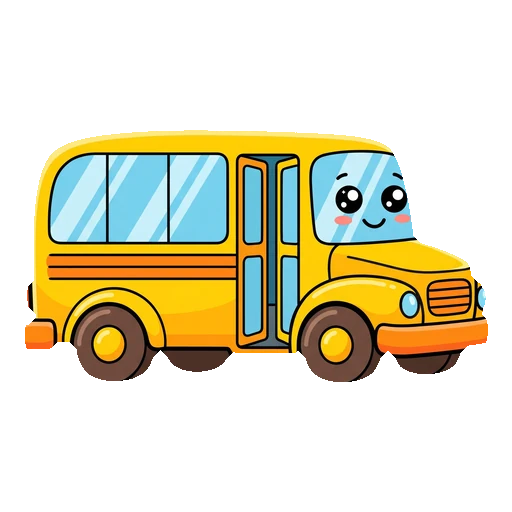
#> input picture 3d/refs/bus-clean.png, 512 x 512 px
$ python author-spec.py
#> lines starting #> are read from the running program, lines starting #| are printed output that depends on the picture; after the words box and inside, x2 and y2 are one past the last pixel; in counts of white or black regions, pixels touching at a corner belong together
### 3d/tools/specgen.py
"""Small helpers to author img2threejs ObjectSculptSpec components and materials concisely.

Extracted from the mascot authoring session; every field shape matches what
forge/stage2_spec/validate_sculpt_spec.py --strict-quality expects.
"""
from __future__ import annotations

import copy
from typing import Any


def rgba(hex_color: str, alpha: float = 1.0) -> str:
    h = hex_color.lstrip('#')
    return f"rgba({int(h[0:2], 16)}, {int(h[2:4], 16)}, {int(h[4:6], 16)}, {alpha})"


def recipe(hex_dominant: str, hex_secondary: str, material_class: str = 'plastic', notes: str = 'flat sticker colour',
           gradient: dict[str, Any] | None = None, confidence: float = 0.85) -> dict[str, Any]:
    out = {"dominantAlbedo": rgba(hex_dominant), "secondaryAlbedo": rgba(hex_secondary), "materialClass": material_class,
           "materialClassConfidence": confidence, "evidenceRefs": ["full-object"], "notes": notes}
    if gradient:
        out["colorGradient"] = gradient
    return out


def component(cid: str, name: str, level: str, role: str, primitive: str, topology: str, rationale: str, parent: str,
              position: list[float], scale: list[float], material: str, *, importance: float = 0.7, confidence: float = 0.8,
              attachment: dict[str, Any] | None = None, rotation: list[float] | None = None, sockets: list[dict[str, Any]] | None = None,
              collider: dict[str, Any] | None = None, descriptor: dict[str, Any] | None = None, local_features: list[dict[str, Any]] | None = None,
              color_recipe: dict[str, Any] | None = None, anim_role: str = 'static', pivot_mode: str = 'center', pivot_axis: list[float] | None = None,
              fidelity_tier: str = 'blockout', extra: dict[str, Any] | None = None, edge: dict[str, Any] | None = None) -> dict[str, Any]:
    c: dict[str, Any] = {
        "id": cid, "name": name, "level": level, "role": role, "importance": importance, "confidence": confidence,
        "primitive": primitive, "topologyClass": topology, "topologyRationale": rationale,
        "geometryDescriptor": {"topologyIntent": "stylized sticker prop part", "edgeTreatment": edge or {"type": "none", "bevelRadius": 0.0, "segments": 1},
                               "deformationStack": [], "uvStrategy": "generated procedural coordinates", "normalStrategy": "smooth vertex normals"},
        "parent": parent, "attachment": attachment,
        "dimensions": {"width": scale[0], "height": scale[1], "depth": scale[2], "units": "relative", "confidence": confidence},
        "transform": {"position": list(position), "rotation": list(rotation or [0, 0, 0]), "scale": list(scale)},
        "actionProfile": {
            "animationRole": anim_role,
            "pivot": {"mode": pivot_mode, "localPosition": [0, 0, 0], "axis": pivot_axis or [0, 1, 0], "confidence": 0.8},
            "transformChannels": {"translate": True, "rotate": True, "scale": True, "bend": False, "twist": False, "detach": False, "visibility": True, "materialState": False},
            "sockets": sockets or [],
            "collider": collider or {"type": "box", "offset": [0, 0, 0], "scale": list(scale), "isTrigger": False, "notes": "primitive proxy"},
            "constraints": [],
            "destruction": {"breakable": False, "fractureGroup": cid, "seamRefs": [], "detachableFragments": [], "breakImpulse": 0.0, "debrisMaterial": material},
        },
        "material": material, "materialLayers": [material], "deformations": [], "joints": [], "seams": [],
        "localFeatures": local_features or [],
        "surfaceDetail": {"macroRoughness": 0.0, "microRoughness": 0.0, "bumpAmplitude": 0.0, "normalPattern": "", "displacementPattern": "", "occlusionPattern": "", "edgeWearPattern": "", "notes": ""},
        "evidenceRefs": ["full-object"], "details": [], "fidelityTier": fidelity_tier,
    }
    if descriptor:
        c["geometryDescriptor"].update(descriptor)
    if color_recipe is not None:
        c["colorMaterialRecipe"] = color_recipe
    if extra:
        c.update(extra)
    return c


def attach(socket: str, start: list[float], end: list[float], base_r: float, end_r: float, contact: str = 'socket-joint', embed: float = 0.03) -> dict[str, Any]:
    return {"parentSocket": socket, "localStart": list(start), "localEnd": list(end), "contactType": contact,
            "baseRadius": base_r, "endRadius": end_r, "embedDepth": embed, "gapTolerance": 0.005, "evidenceRefs": ["full-object"]}


def embed(socket: str, depth: float = 0.02) -> dict[str, Any]:
    return {"parentSocket": socket, "contactType": "embed", "embedDepth": depth, "gapTolerance": 0.0, "evidenceRefs": ["full-object"]}


def material(mid: str, name: str, color: str, secondary: list[str], rough: float, *, variation: float = 0.0, overrides: list[dict[str, Any]] | None = None,
             notes: list[str] | None = None, extra: dict[str, Any] | None = None, evidence: str = 'flat airbrushed sticker fill; no grain, print or pores') -> dict[str, Any]:
    m: dict[str, Any] = {
        "id": mid, "name": name, "type": "physical", "shaderModel": "MeshPhysicalMaterial",
        "baseColor": color, "color": color,
        "albedo": {"dominant": color, "secondary": secondary, "samplingNotes": "sampled from the sticker; flat regions, no texture detail"},
        "colorVariation": {"palette": [color] + secondary, "pattern": "flat", "amplitude": 0.0, "heightCorrelation": 0.0},
        "roughness": {"base": rough, "variation": variation},
        "metalness": {"base": 0.0, "variation": 0.0},
        "ambientOcclusion": {"cavityStrength": 0.25, "contactShadowBias": 0.35, "notes": "Darken creases, seams, intersections, and recessed local features."},
        "wear": {"edgeWear": 0.0, "scratches": [], "chips": []},
        "dirt": {"amount": 0.0, "cavityBias": 0.0, "color": "#2F2A22"},
        "localOverrides": overrides or [{"id": "flat", "region": "whole", "color": color, "note": "single flat colour region"}],
        "shaderNotes": notes or ["flat colour sticker material"],
        "notes": "sticker-derived flat material",
        "textureless": {"declared": True, "evidence": [evidence]},
    }
    if extra:
        m.update(extra)
    return m


def hidden_material() -> dict[str, Any]:
    return {"id": "hidden", "name": "Base material", "type": "standard", "shaderModel": "MeshStandardMaterial / PBR approximation",
            "baseColor": "#000000", "color": "#000000", "albedo": {"dominant": "#000000", "secondary": ["#000000"]},
            "colorVariation": {"palette": ["#000000", "#000000"], "pattern": "flat", "amplitude": 0.05, "heightCorrelation": 0.0},
            "roughness": {"base": 1.0, "variation": 0.0}, "metalness": {"base": 0.0, "variation": 0.0},
            "ambientOcclusion": {"cavityStrength": 0.25, "contactShadowBias": 0.35, "notes": ""},
            "wear": {"edgeWear": 0.0, "scratches": [], "chips": []}, "dirt": {"amount": 0.0, "cavityBias": 0.0, "color": "#2F2A22"},
            "localOverrides": [], "shaderNotes": [], "notes": "invisible carrier", "opacity": {"base": 0.0}, "qualityTier": "utility",
            "textureless": {"declared": True, "evidence": ["invisible root carrier; never rendered"]}}


def root_component() -> dict[str, Any]:
    c = component('root', 'Root carrier', 'macro', 'root', 'box', 'material-only',
                  'Invisible root carrier with no visible geometry of its own.', None, [0, 0, 0], [0.001, 0.001, 0.001], 'hidden',
                  importance=0.1, confidence=1.0, sockets=[{"id": "ground", "localPosition": [0, 0, 0]}])
    c["parent"] = None
    return c


LIGHTING = [
    {"id": "key", "type": "directional", "direction": [-0.6, 0.9, 0.8], "intensity": 1.4, "color": "#ffffff", "castShadow": True, "evidence": "sticker highlights sit upper-left"},
    {"id": "fill", "type": "hemisphere", "skyColor": "#f4f0ff", "groundColor": "#6a4fb8", "intensity": 1.0, "evidence": "shadow side stays saturated, never black"},
    {"id": "rim", "type": "directional", "direction": [0.5, 0.4, -1.0], "intensity": 0.5, "color": "#e6d6ff", "evidence": "lighter edge along the top silhouette"},
    {"id": "exposure", "type": "renderer", "toneMapping": "ACESFilmic", "exposure": 1.25, "outputColorSpace": "srgb", "evidence": "saturated pastel palette must survive tone mapping; mid-tones matched at exposure 1.25 on the mascot"},
    {"id": "ground", "type": "contact-shadow", "contactShadow": "soft blurred disc under the object, opacity 0.35; ambient occlusion via material AO channel disabled (textureless)", "evidence": "sticker has no cast shadow; a soft contact shadow grounds the 3D prop"},
]


def apply_common(spec: dict[str, Any], *, components: list[dict[str, Any]], materials: list[dict[str, Any]], review_targets: list[dict[str, Any]],
                 passes: list[dict[str, Any]], silhouette: dict[str, Any], observations: list[str], repetition: list[dict[str, Any]],
                 assumptions: list[str], risks: list[str], target_triangles: int = 30000, coordinate_frame: dict[str, str] | None = None,
                 quality_depth: dict[str, int] | None = None, rig: dict[str, Any] | None = None) -> dict[str, Any]:
    spec = copy.deepcopy(spec)
    spec['componentTree'] = components
    spec['materials'] = materials
    spec['featureReviewTargets'] = review_targets
    spec['buildPasses'] = passes
    spec['sculptPipeline']['passOrder'] = [p['id'] for p in passes]
    spec['silhouette'] = silhouette
    spec['viewEvidence'] = [{"id": "full-object", "view": "primary", "imageRegion": {"x": 0.0, "y": 0.0, "width": 1.0, "height": 1.0, "units": "normalized"},
                             "observations": observations, "confidence": 0.85}]
    spec['lightingFromPhoto'] = copy.deepcopy(LIGHTING)
    spec['repetitionSystems'] = repetition
    spec['performanceBudget'] = {"qualityPriority": "reference-fidelity", "targetTriangles": target_triangles, "maxDrawCalls": 40, "textureSize": 0, "fpsTarget": 60,
                                 "optimizationPolicy": "Real-time prop inside a toddler web game."}
    spec['coordinateFrame'] = coordinate_frame or {"front": "+Z (camera-facing side of the reference)", "up": "+Y", "scaleReference": "longest visible dimension = 1.0"}
    spec['assumptions'] = assumptions
    spec['risks'] = risks
    spec['suitability'] = "conditional"
    spec['scores'] = {"object_isolation": 3, "silhouette_readability": 3, "depth_inference": 2, "primitive_decomposition": 3, "material_procedurality": 3, "occlusion_risk": 1, "interaction_fit": 3}
    spec['preSpecAssessment']['unknownsToResolveBeforeImplementation'] = []
    if quality_depth:
        spec['qualityContract']['minimumSpecDepth'] = quality_depth
    if rig is not None:
        spec['rig'] = rig
    return spec

### 3d/bus/author-spec.py
"""Author the WigglePlay bus ObjectSculptSpec from the measured reference (refs/bus.png, 512 px)."""
import json, sys
sys.path.insert(0, '/Users/atultiwari/Downloads/Projects/KidsProject/wiggleplay/3d/tools')
from specgen import apply_common, attach, component, embed, hidden_material, material, recipe, root_component

# Frame: bus length (yellow body 466 px) = 1.0; x = (px-256)/466, y = (381-py)/466 (ground at the wheel bottoms, measured); z = depth, +z = visible side.
PX = 1 / 466
def X(px): return round((px - 256) * PX, 4)
def Y(py): return round((381 - py) * PX, 4)
D = 0.42  # assumed bus width

# Palette lifted ~10% in value versus the sampled stops so it survives ACES at exposure 1.25 (measured on the mascot and the first bus renders).
YEL, ROOF, ORG, GLASS, GLASS_HI, DARK, TYRE, HUB, CHEEK, WHITE = '#ffc61e', '#ffd75c', '#ff8c2e', '#9ddcff', '#d6f1ff', '#221b17', '#3b2b1f', '#ffd24a', '#f7a0bd', '#ffffff'
mats = [
  hidden_material(),
  material('bus-yellow', 'Bus body yellow', YEL, [ROOF, ORG], 0.45, variation=0.05, overrides=[
      {"id": "roof-band", "region": "upper body", "color": ROOF, "note": "lighter roof band (vertexPaint axis-band)"},
      {"id": "outline", "region": "silhouette", "color": DARK, "note": "2D sticker outline; optional runtime inverted hull, not geometry"}]),
  material('orange-trim', 'Orange trim', ORG, [ORG], 0.55),
  material('glass-blue', 'Window glass', GLASS, [GLASS_HI, '#5fb8f0'], 0.1, variation=0.03, overrides=[
      {"id": "highlight-streaks", "region": "diagonal upper-left of each pane", "color": GLASS_HI, "note": "two lighter diagonal streaks per pane (vertexPaint tapered-capsule)"}],
      extra={"clearcoat": {"base": 0.8}, "clearcoatRoughness": {"base": 0.08}}),
  material('dark-matte', 'Dark interior / lines', DARK, [DARK], 0.85),
  material('tyre-rubber', 'Tyre rubber', TYRE, ['#2a1d14'], 0.9, overrides=[{"id": "tread-rim", "region": "tyre shoulder", "color": '#2a1d14', "note": "darker rim ring (vertexPaint axis-band on the cylinder)"}]),
  material('hub-yellow', 'Hub cap', HUB, [YEL], 0.4, extra={"clearcoat": {"base": 0.3}, "clearcoatRoughness": {"base": 0.2}}),
  material('cheek-pink', 'Cheek blush', CHEEK, [CHEEK], 0.5),
  material('catchlight', 'Catchlight white', WHITE, [WHITE], 0.35, extra={"emissive": WHITE, "emissiveIntensity": {"base": 1.0}}),
  material('headlight-glow', 'Headlight', '#bfe8ff', [WHITE], 0.15, extra={"emissive": '#8fd4ff', "emissiveIntensity": {"base": 0.4}, "clearcoat": {"base": 0.8}, "clearcoatRoughness": {"base": 0.1}}),
]
R = lambda h, s='#000000', cls='plastic', **k: recipe(h, s, cls, **k)
comps = [root_component()]
# ---- body: the whole yellow side outline (roof curve, sloping hood) measured from the reference and extruded through the width
import numpy as np
from PIL import Image
_im = np.array(Image.open('../refs/bus-clean.png').convert('RGB')).astype(int)
_mask = ~((_im[:,:,0]>235)&(_im[:,:,1]>235)&(_im[:,:,2]>235))
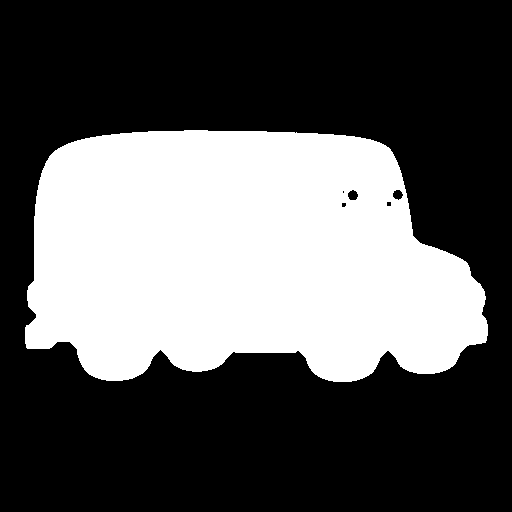
#> _mask: shape (512, 512) bool; 35.6% white; 1 white region, box (x1, y1, x2, y2) and area: (25, 130, 488, 382) 93286
_mask[363:] = False   # wheels live below the body bottom edge
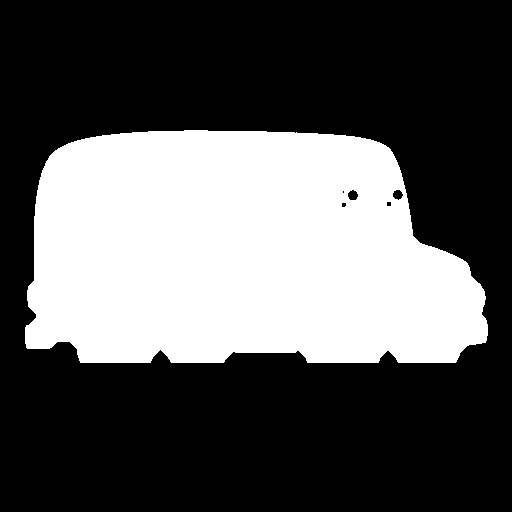
#> _mask: shape (512, 512) bool; 34.5% white; 1 white region, box (x1, y1, x2, y2) and area: (25, 130, 488, 363) 90478
top = []
for px in range(26, 488, 6):
    col = np.where(_mask[:, px])[0]
    if len(col): top.append((px, int(col.min())))
#> after the loop, top = 77 pairs, first value 26 to 482, second value 130 to 325
#> (the rest of the program and of its run is left out)
